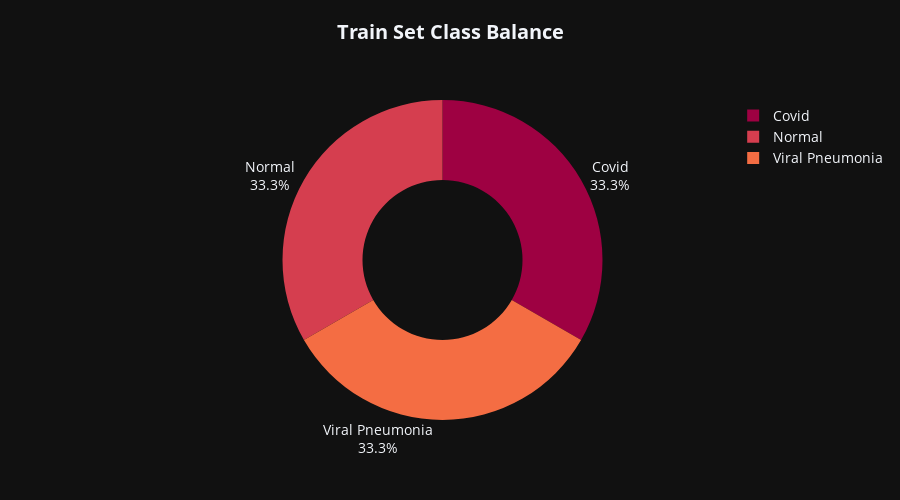

Notebook source saved alongside this figure:
### Markdown cell above
__Notes:__

* Colors can be ignored, are due page formatation

* As we can see, the lungs X-ray images above are not similar. 

* They differ in contrast, positioning and noise, some images include letters, white sections, and some lines. Furthermore, not every lung represented in the photos is the same. These variances provide difficulties for neural network. In order to correctly categorize and evaluate these X-ray images, model needs to be able to discriminate between the variances and extract same size and imagem details information from each.

### Code cell
# create label distribution of training data for further investigation
label_dist = {}
for img_class in os.listdir(folder_path + '/train'):
    counter = 0 
    for img in os.listdir(folder_path + '/train/' +  img_class):
        counter += 1 
    label_dist[img_class] = counter

inverse_class_weights = [1 / (count / sum(label_dist.values())) for count in label_dist.values()]

fig = go.Figure(data=[go.Pie(labels=np.asarray([k for k in label_dist.keys()]),
                            values=np.asarray([v for v in label_dist.values()]),
                            hole=.5,
                            textinfo='label+percent',
                            insidetextorientation='radial',
                            textposition='outside',
                            marker=dict(colors=["#9E0142", "#D53E4F", "#F46D43"])
                            )])

fig.update_layout(title='<b>Train Set Class Balance</b>',
                title_x=0.5 ,
                title_y=0.95,
                font_size = 14,
                width = 900,
                height = 500,
                template = 'plotly_dark')

### Figure 1 — Plotly figure (JSON) as saved in the notebook; plotly's stock layout.template omitted (floating-point values rounded to 4 significant figures)
{"data": [{"hole": 0.5, "insidetextorientation": "radial", "labels": ["Covid", "Normal", "Viral Pneumonia"], "marker": {"colors": ["#9E0142", "#D53E4F", "#F46D43"]}, "textinfo": "label+percent", "textposition": "outside", "type": "pie", "values": [111, 111, 111]}], "layout": {"font": {"size": 14}, "height": 500, "title": {"text": "<b>Train Set Class Balance</b>", "x": 0.5, "y": 0.95}, "width": 900}}
